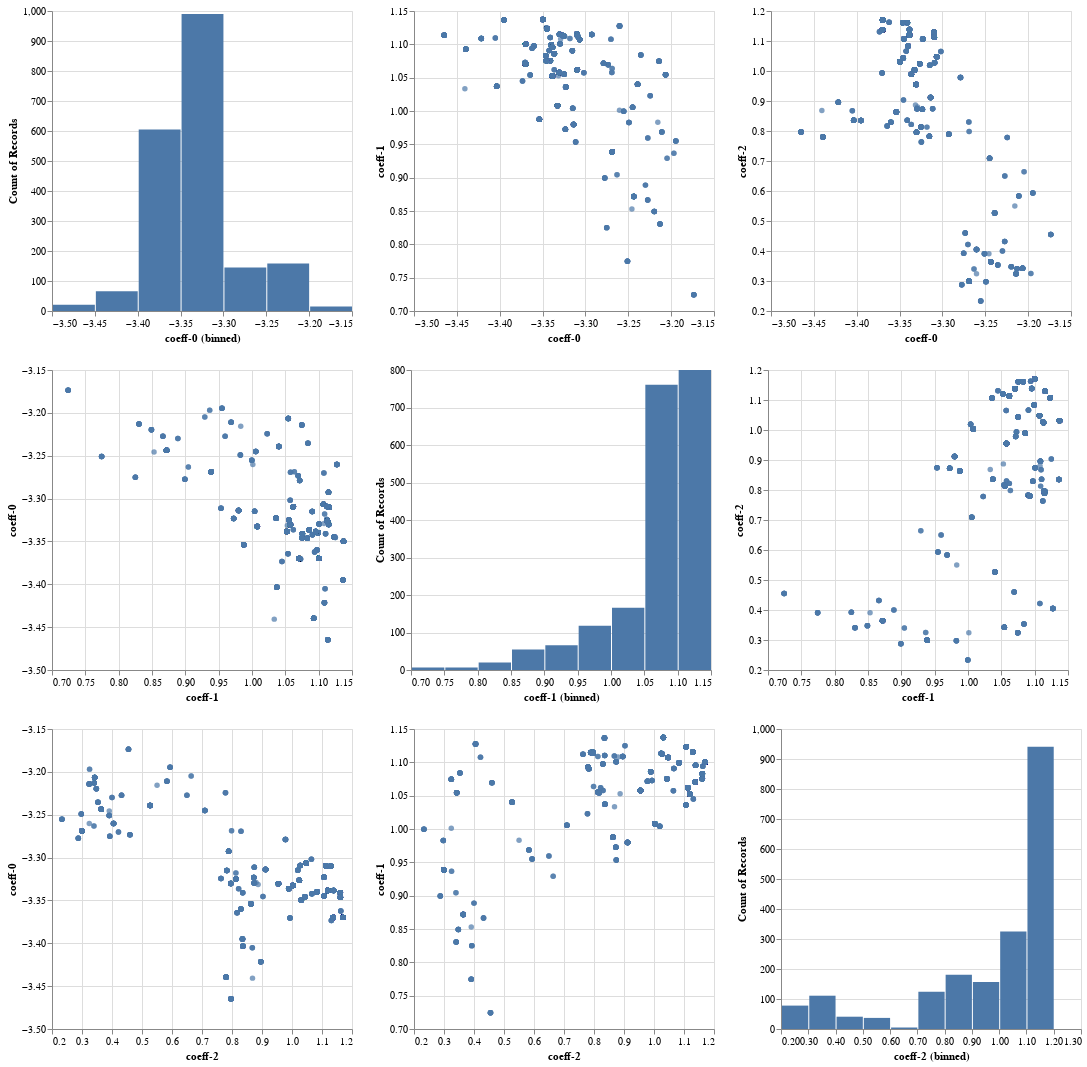

Notebook code cell kept with this figure:
### Code cell
val df = DataFrame(Seq(
    DataFrame.Column.ofContinuous(samples.map(s => s.parameters.shapeParameters.coefficients(0)), "coeff-0"), 
    DataFrame.Column.ofContinuous(samples.map(s => s.parameters.shapeParameters.coefficients(1)), "coeff-1"), 
    DataFrame.Column.ofContinuous(samples.map(s => s.parameters.shapeParameters.coefficients(2)), "coeff-2"), 
    )
)

df.plot.pairPlot(Seq("coeff-0", "coeff-1", "coeff-2"), title = "Pairs").show()

### Figure 1 — Vega specification as saved in the notebook (floating-point values rounded to 4 significant figures; data arrays with more than 128 entries replaced by an {"elided": "..."} marker saying what was removed)
{"$schema": "https://vega.github.io/schema/vega-lite/v5.json", "data": {"values": {"elided": "2000 records"}}, "description": ".", "height": 600, "title": "", "vconcat": [{"hconcat": [{"encoding": {"x": {"bin": true, "field": "coeff-0", "type": "quantitative"}, "y": {"aggregate": "count", "field": "coeff-0", "type": "quantitative"}}, "mark": "bar"}, {"encoding": {"x": {"field": "coeff-0", "scale": {"zero": false}, "type": "quantitative"}, "y": {"field": "coeff-1", "scale": {"zero": false}, "type": "quantitative"}}, "mark": "circle"}, {"encoding": {"x": {"field": "coeff-0", "scale": {"zero": false}, "type": "quantitative"}, "y": {"field": "coeff-2", "scale": {"zero": false}, "type": "quantitative"}}, "mark": "circle"}]}, {"hconcat": [{"encoding": {"x": {"field": "coeff-1", "scale": {"zero": false}, "type": "quantitative"}, "y": {"field": "coeff-0", "scale": {"zero": false}, "type": "quantitative"}}, "mark": "circle"}, {"encoding": {"x": {"bin": true, "field": "coeff-1", "type": "quantitative"}, "y": {"aggregate": "count", "field": "coeff-1", "type": "quantitative"}}, "mark": "bar"}, {"encoding": {"x": {"field": "coeff-1", "scale": {"zero": false}, "type": "quantitative"}, "y": {"field": "coeff-2", "scale": {"zero": false}, "type": "quantitative"}}, "mark": "circle"}]}, {"hconcat": [{"encoding": {"x": {"field": "coeff-2", "scale": {"zero": false}, "type": "quantitative"}, "y": {"field": "coeff-0", "scale": {"zero": false}, "type": "quantitative"}}, "mark": "circle"}, {"encoding": {"x": {"field": "coeff-2", "scale": {"zero": false}, "type": "quantitative"}, "y": {"field": "coeff-1", "scale": {"zero": false}, "type": "quantitative"}}, "mark": "circle"}, {"encoding": {"x": {"bin": true, "field": "coeff-2", "type": "quantitative"}, "y": {"aggregate": "count", "field": "coeff-2", "type": "quantitative"}}, "mark": "bar"}]}], "width": 600}
